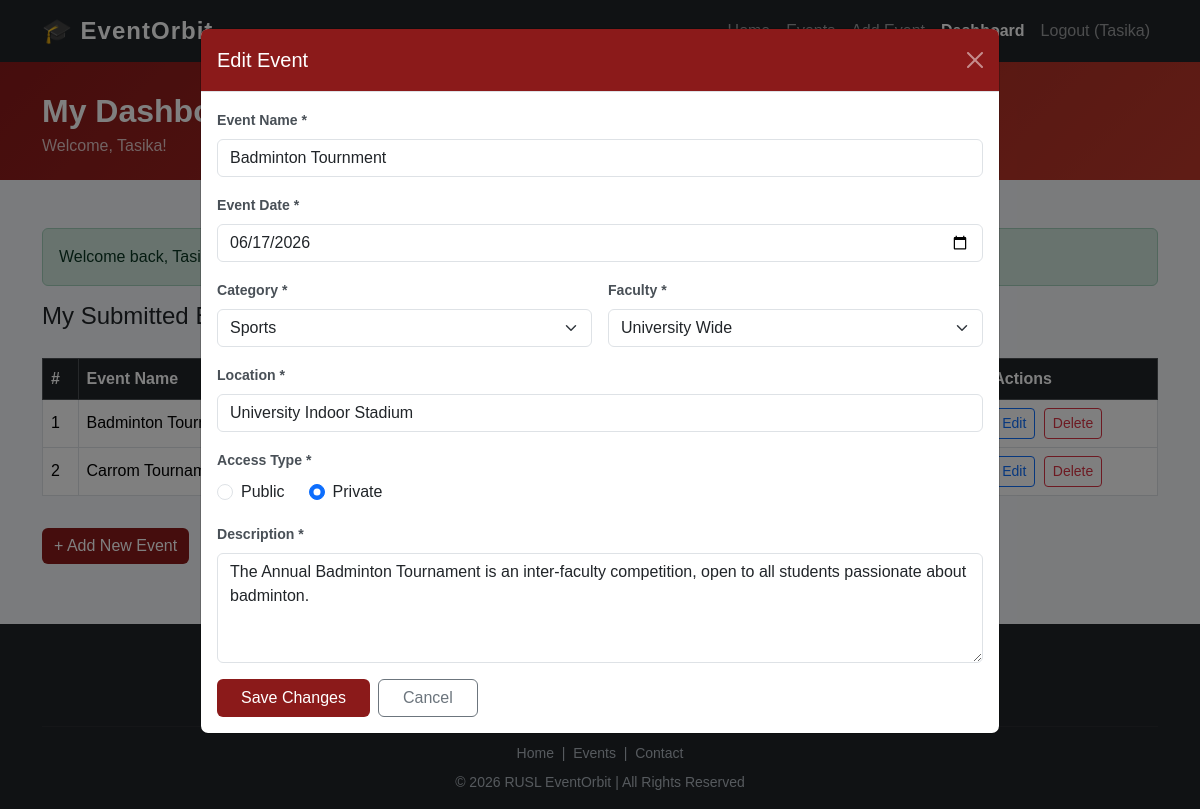
/dashboard.php?edit=5 (signed in), run on the app's committed database.
### tables this page shows
CREATE TABLE IF NOT EXISTS `events` (
  `id` int NOT NULL AUTO_INCREMENT,
  `user_id` int NOT NULL,
  `event_name` varchar(150) NOT NULL,
  `event_date` date NOT NULL,
  `category` enum('Academic','Cultural','Sports','Workshop') NOT NULL,
  `faculty` varchar(100) NOT NULL,
  `location` varchar(150) NOT NULL,
  `access_type` enum('Public','Private') NOT NULL DEFAULT 'Public',
  `description` text NOT NULL,
  `image_path` varchar(255) DEFAULT NULL,
  `status` enum('pending','approved') NOT NULL DEFAULT 'pending',
  `created_at` datetime DEFAULT CURRENT_TIMESTAMP,
  PRIMARY KEY (`id`),
  KEY `user_id` (`user_id`)
);

### dashboard.php (the view, shortened to what this page needs)
<?php
require_once 'includes/db.php';
require_once 'includes/functions.php';
$editEvent = null;
if (isset($_GET['edit']) && is_numeric($_GET['edit'])) {
    $stmt = $pdo->prepare('SELECT * FROM events WHERE id = ? AND user_id = ?');
    $stmt->execute([$_GET['edit'], $_SESSION['user_id']]);
    $editEvent = $stmt->fetch();
}
$stmt = $pdo->prepare('SELECT * FROM events WHERE user_id = ? ORDER BY created_at DESC');
$stmt->execute([$_SESSION['user_id']]);
$myEvents = $stmt->fetchAll();
?>
<!DOCTYPE html>
<html lang="en">
<head>
    <link href="https://cdn.jsdelivr.net/npm/bootstrap@5.3.2/dist/css/bootstrap.min.css" rel="stylesheet">
    <link rel="stylesheet" href="style.css">
</head>
<body>
<nav class="navbar navbar-expand-lg navbar-dark bg-dark">
    <div class="container">
        <a class="navbar-brand" href="index.html">🎓 EventOrbit</a>
        <div class="collapse navbar-collapse" id="navMenu">
            <ul class="navbar-nav ms-auto">
                <li class="nav-item"><a class="nav-link" href="index.html">Home</a></li>
                <li class="nav-item"><a class="nav-link" href="events.html">Events</a></li>
                <li class="nav-item"><a class="nav-link" href="add-event.html">Add Event</a></li>
                <li class="nav-item"><a class="nav-link active" href="dashboard.php">Dashboard</a></li>
                <li class="nav-item">
                    <a class="nav-link" href="auth/logout.php">
                        Logout (<?= htmlspecialchars($_SESSION['username']) ?>)
                    </a>
                </li>
            </ul>
        </div>
    </div>
</nav>
<div style="background:linear-gradient(135deg,#8B1A1A,#c0392b);color:white;padding:30px 0 22px;">
    <div class="container">
        <h2 class="fw-bold mb-1">My Dashboard</h2>
        <p class="mb-0 opacity-75">Welcome, <?= htmlspecialchars($_SESSION['username']) ?>!</p>
    </div>
</div>
<div class="container mt-5 mb-5">
    <h4 class="mb-4">My Submitted Events
        <span class="badge" style="background:#8B1A1A;"><?= count($myEvents) ?></span>
    </h4>
    <?php if (empty($myEvents)): ?>
        <div class="alert alert-info">
            No events submitted yet.
            <a href="add-event.html" class="alert-link">Submit your first event →</a>
        </div>
    <?php else: ?>
        <div class="table-responsive">
            <table class="table table-bordered table-hover align-middle">
                <thead class="table-dark">
                    <tr>
                        <th>#</th>
                        <th>Event Name</th>
                        <th>Date</th>
                        <th>Category</th>
                        <th>Faculty</th>
                        <th>Access</th>
                        <th>Status</th>
                        <th>Actions</th>
                    </tr>
                </thead>
                <tbody>
                    <?php foreach ($myEvents as $i => $ev): ?>
                    <tr>
                        <td><?= $i + 1 ?></td>
                        <td><?= htmlspecialchars($ev['event_name']) ?></td>
                        <td><?= $ev['event_date'] ?></td>
                        <td><?= $ev['category'] ?></td>
                        <td><?= $ev['faculty'] ?></td>
                        <td>
                            <?php if ($ev['access_type'] === 'Public'): ?>
                                <span class="badge bg-success">Public</span>
                            <?php else: ?>
                                <span class="badge bg-secondary">Private</span>
                            <?php endif; ?>
                        </td>
                        <td>
                            <?php if ($ev['status'] === 'approved'): ?>
                                <span class="badge bg-success">✅ Approved</span>
                            <?php else: ?>
                                <span class="badge bg-warning text-dark">⏳ Pending Review</span>
                            <?php endif; ?>
                        </td>
                        <td>
                            <a href="dashboard.php?edit=<?= $ev['id'] ?>"
                               class="btn btn-sm btn-outline-primary me-1">Edit</a>
                            <a href="dashboard.php?delete=<?= $ev['id'] ?>"
                               class="btn btn-sm btn-outline-danger"
                               onclick="return confirm('Are you sure you want to delete this event?')">Delete</a>
                        </td>
                    </tr>
                    <?php endforeach; ?>
                </tbody>
            </table>
        </div>
    <?php endif; ?>
    <a href="add-event.html" class="btn btn-rusl mt-3">+ Add New Event</a>
</div>
<?php if ($editEvent): ?>
<div class="modal fade show" style="display:block;background:rgba(0,0,0,0.5);" tabindex="-1">
    <div class="modal-dialog modal-lg">
        <div class="modal-content">
            <div class="modal-header" style="background:#8B1A1A;color:white;">
                <h5 class="modal-title">Edit Event</h5>
                <a href="dashboard.php" class="btn-close" style="filter:invert(1)"></a>
            </div>
            <div class="modal-body">
                <form method="POST">
                    <div class="mb-3">
                        <label class="form-label">Event Name *</label>
                        <input type="text" name="eventName" class="form-control"
                               value="<?= htmlspecialchars($editEvent['event_name']) ?>" required>
                    </div>
                    <div class="mb-3">
                        <label class="form-label">Event Date *</label>
                        <input type="date" name="eventDate" class="form-control"
                               value="<?= $editEvent['event_date'] ?>" required>
                    </div>
                    <div class="row g-3 mb-3">
                        <div class="col-md-6">
                            <label class="form-label">Category *</label>
                            <select name="eventCategory" class="form-select" required>
                                <?php foreach (['Academic','Cultural','Sports','Workshop'] as $cat): ?>
                                    <option value="<?= $cat ?>" <?= $editEvent['category'] === $cat ? 'selected' : '' ?>><?= $cat ?></option>
                                <?php endforeach; ?>
                            </select>
                        </div>
                        <div class="col-md-6">
                            <label class="form-label">Faculty *</label>
                            <select name="eventFaculty" class="form-select" required>
                                <?php foreach (['FAS'=>'Faculty of Applied Sciences','FOT'=>'Faculty of Technology','MGT'=>'Faculty of Management Studies','FSSH'=>'Faculty of Social Sciences & Humanities','FOA'=>'Faculty of Agriculture','FMAS'=>'Faculty of Medicine & Allied Sciences','University'=>'University Wide'] as $val => $label): ?>
                                    <option value="<?= $val ?>" <?= $editEvent['faculty'] === $val ? 'selected' : '' ?>><?= $label ?></option>
                                <?php endforeach; ?>
                            </select>
                        </div>
                    </div>
                    <div class="mb-3">
                        <label class="form-label">Location *</label>
                        <input type="text" name="eventLocation" class="form-control"
                               value="<?= htmlspecialchars($editEvent['location']) ?>" required>
                    </div>
                    <div class="mb-3">
                        <label class="form-label">Access Type *</label>
                        <div class="d-flex gap-4">
                            <div class="form-check">
                                <input class="form-check-input" type="radio" name="accessType"
                                       value="Public" <?= $editEvent['access_type'] === 'Public' ? 'checked' : '' ?>>
                                <label class="form-check-label">Public</label>
                            </div>
                            <div class="form-check">
                                <input class="form-check-input" type="radio" name="accessType"
                                       value="Private" <?= $editEvent['access_type'] === 'Private' ? 'checked' : '' ?>>
                                <label class="form-check-label">Private</label>
                            </div>
                        </div>
                    </div>
                    <div class="mb-3">
                        <label class="form-label">Description *</label>
                        <textarea name="eventDescription" class="form-control" rows="4" required><?= htmlspecialchars($editEvent['description']) ?></textarea>
                    </div>
                    <div class="d-flex gap-2">
                        <button type="submit" class="btn btn-rusl px-4">Save Changes</button>
                        <a href="dashboard.php" class="btn btn-outline-secondary px-4">Cancel</a>
                    </div>
                </form>
            </div>
        </div>
    </div>
</div>
<?php endif; ?>
<footer>
    <div class="container text-center">
        <div class="footer-brand">🎓 EventOrbit</div>
        <p class="small mb-3">Rajarata University of Sri Lanka – Department of Computing</p>
        <p class="small mb-2">
            <a href="index.html">Home</a> &nbsp;|&nbsp;
            <a href="events.html">Events</a> &nbsp;|&nbsp;
            <a href="contact.html">Contact</a>
        </p>
        <p class="small mb-0">© 2026 RUSL EventOrbit | All Rights Reserved</p>
    </div>
</footer>
</body>
</html>

### style.css (style rules this page uses)
body { font-family: Arial, Helvetica, sans-serif; background: #f5f7fa; }
:root { --rusl-red: #8B1A1A; --rusl-red-hover: #6e1414; --rusl-dark: #212529; }
.navbar-brand { font-size: 1.5rem; font-weight: bold; letter-spacing: 1px; }
.nav-link.active { font-weight: bold; color: white !important; }
.btn-rusl { background-color: #8B1A1A; color: white; border: none; }
.modal-header { background: #8B1A1A; color: white; }
.modal-header .btn-close { filter: invert(1); }
.form-label { font-weight: 600; font-size: 0.88rem; color: #495057; }
footer { background: #212529; color: #adb5bd; padding: 28px 20px 16px; margin-top: 60px; }
footer .footer-brand { font-size: 1.3rem; font-weight: bold; color: white; margin-bottom: 6px; }
footer a { color: #adb5bd; text-decoration: none; }

### data on the page
events: event_name "Badminton Tournment", eventName "Badminton Tournment", eventDate "06/17/2026", eventCategory "Sports", eventFaculty "University Wide", eventLocation "University Indoor Stadium", access_type "☑", eventDescription "The Annual Badminton Tournament is an inter-faculty competition, open to all students passionate about badminton."
events: event_name "Carrom Tournament"

### other printed values
$_SESSION['username'] "Tasika"
$f['message'] "Welcome back, Tasika!"
